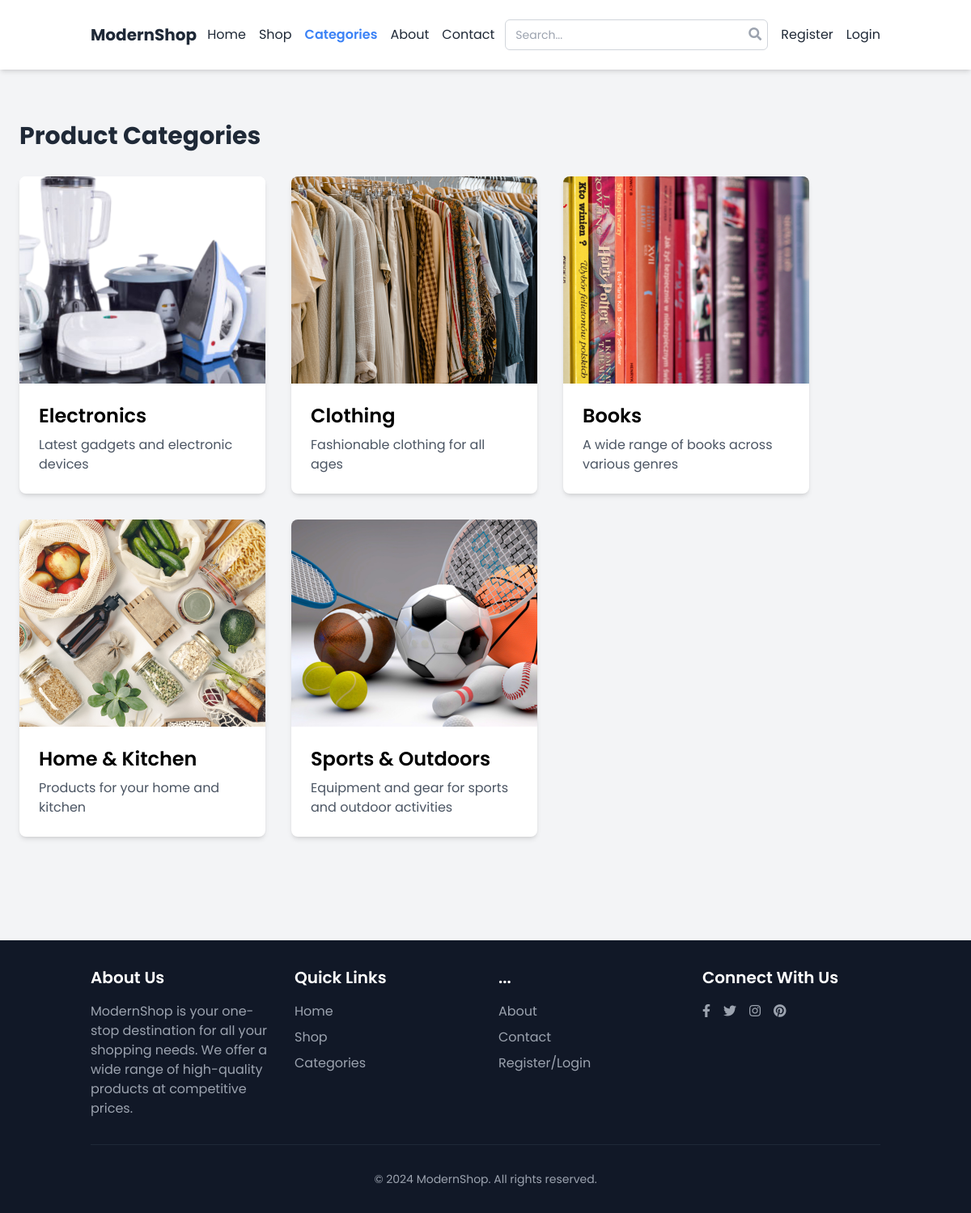
The page /categories/ on the database as committed earlier.
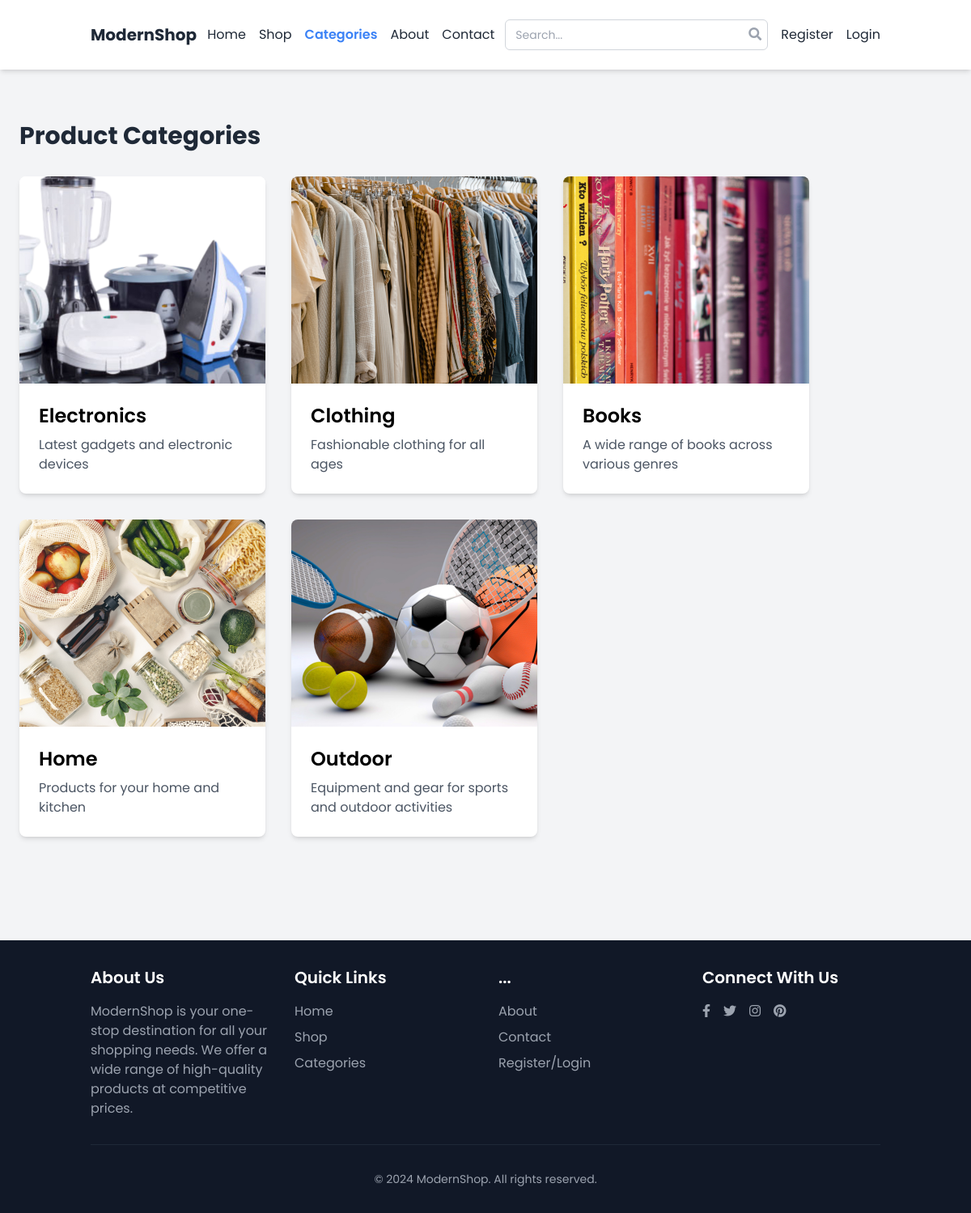
The same page on the database as committed later.
### apps/shop/models.py (models this page shows, shortened)
class Category(models.Model):
    name = models.CharField(max_length=100)
    description = models.TextField(blank=True, null=True)
    image = models.ImageField(upload_to='categories/', help_text="Resolution of 496x256 px", blank=True, null=True)
    icon = models.CharField(max_length=50, help_text="Font Awesome icon class", blank=True, null=True)
    class Meta:
        verbose_name_plural = "Categories"

### apps/shop/views.py (the view)
# urls.py: path('categories/', views.categories, name='categories'),
def categories(request):
    return render(request, 'shop/categories.html', {
        'page': 'Categories',
        'categories': Category.objects.all(),
    })

### templates/shop/categories.html (shortened to what this page needs)
{% extends 'base.html' %}
{% load static %}
{% block content %}
    <section class="py-16">
        <div class="container mx-auto px-6">
            <h1 class="text-3xl font-bold text-gray-800 mb-8">Product Categories</h1>
            <div class="grid grid-cols-1 md:grid-cols-2 lg:grid-cols-3 gap-8 mb-16">
                {% for category in categories %}
                <div class="bg-white rounded-lg shadow-md overflow-hidden group">
                    <div class="relative">
                    </div>
                    <div class="p-6">
                        <h2 class="text-2xl font-semibold mb-2">{{ category.name }}</h2>
                        <p class="text-gray-600">{{ category.description }}</p>
                    </div>
                </div>
                {% endfor %}
            </div>
        </div>
    </section>
{% endblock %}

Rows that differ between the two databases and show on the page:
changed Category "Products for your home and kitchen": name "Home & Kitchen" → "Home"
changed Category "Equipment and gear for sports and outdoor activities": name "Sports & Outdoors" → "Outdoor"
